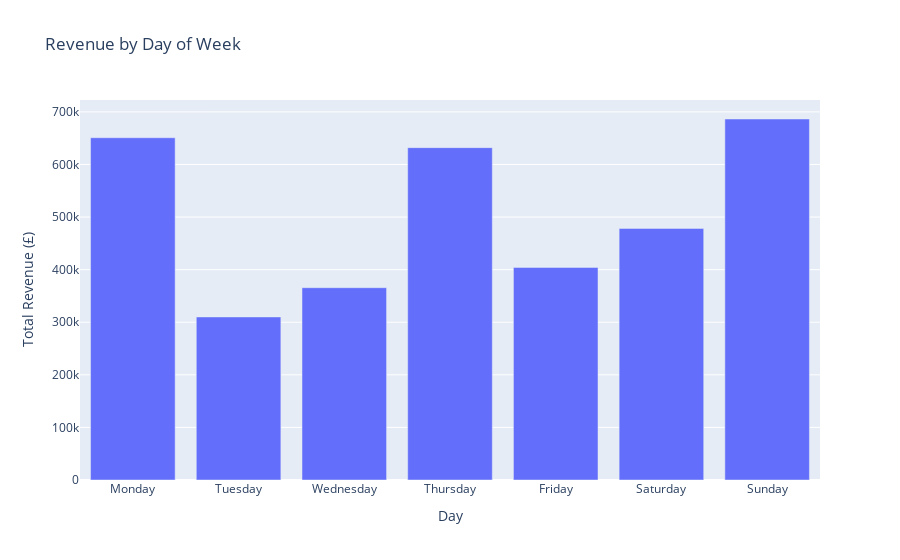

Notebook code cell kept with this figure:
### Code cell
df['day_of_week'] = df['at'].dt.day_name()
day_order = ['Monday', 'Tuesday', 'Wednesday', 'Thursday', 'Friday', 'Saturday', 'Sunday']

daily_pattern = df.groupby('day_of_week')['total'].agg(['sum', 'count', 'mean']).reindex(day_order)
daily_pattern.columns = ['total_revenue', 'transaction_count', 'avg_transaction']
daily_pattern = daily_pattern.reset_index()

fig = px.bar(daily_pattern, x='day_of_week', y='total_revenue',
             title='Revenue by Day of Week',
             labels={'total_revenue': 'Total Revenue (£)', 'day_of_week': 'Day'})
fig.show()

### Figure 1 — Plotly figure (JSON) as saved in the notebook; plotly's stock layout.template omitted (floating-point values rounded to 4 significant figures)
{"data": [{"hovertemplate": "Day=%{x}<br>Total Revenue (£)=%{y}<extra></extra>", "legendgroup": "", "marker": {"color": "#636efa", "pattern": {"shape": ""}}, "name": "", "orientation": "v", "showlegend": false, "textposition": "auto", "type": "bar", "x": ["Monday", "Tuesday", "Wednesday", "Thursday", "Friday", "Saturday", "Sunday"], "xaxis": "x", "y": [650900.0, 310100.0, 365700.0, 632000.0, 404300.0, 478400.0, 686500.0], "yaxis": "y"}], "layout": {"barmode": "relative", "legend": {"tracegroupgap": 0}, "title": {"text": "Revenue by Day of Week"}, "xaxis": {"anchor": "y", "domain": [0, 1], "title": {"text": "Day"}}, "yaxis": {"anchor": "x", "domain": [0, 1], "title": {"text": "Total Revenue (£)"}}}}
